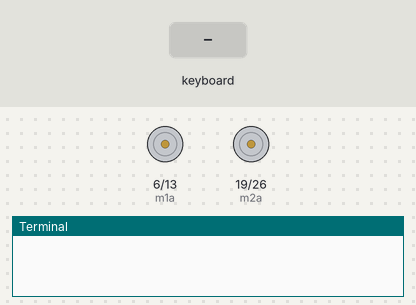
Bench run of a program on a simulated Raspberry Pi (BCM pin numbers). On the bench: motor-driver pin pairs drawn as motors (green arrow = first pin HIGH = forward, orange = second pin HIGH = backward, longer = more drive), the last lines printed to the terminal. Inputs (shaded band) come from the test bench.

Above: at 1.2 s.
1.3 s: key up typed on the keyboard
At 1.45 s:
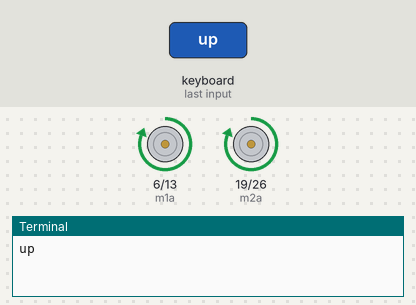
3.1 s: key down typed on the keyboard
At 3.25 s:
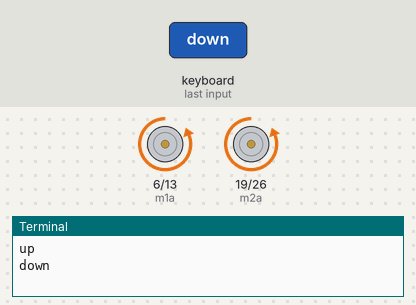
4.9 s: key right typed on the keyboard
At 5.05 s:
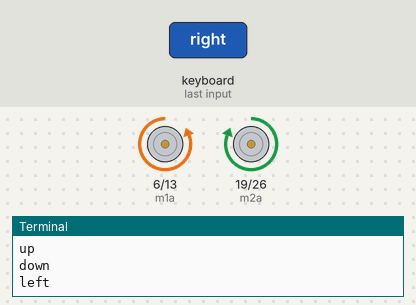
6.7 s: key left typed on the keyboard
At 6.85 s:
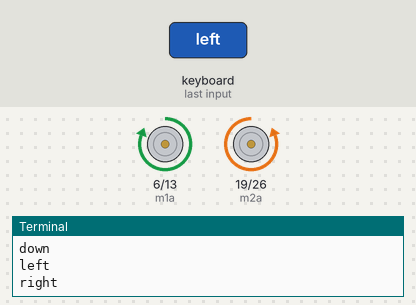
Timing chart, 0 to 9.5 s (numbered marks = the images above; inputs shaded):
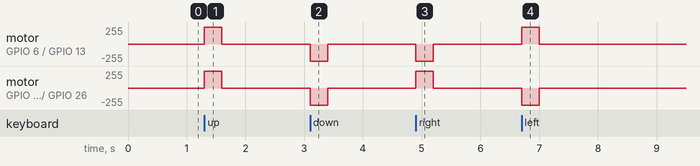

The program:

motor_test1.py
```python
import RPi.GPIO as GPIO
import time
import curses
screen=curses.initscr()
curses.noecho()
curses.cbreak()
curses.halfdelay(3)
screen.keypad(True)

GPIO.setmode(GPIO.BCM)

m1a=6
m1b=13

m2a=19
m2b=26

GPIO.setup(m1a,GPIO.OUT)
GPIO.setup(m1b,GPIO.OUT)

GPIO.setup(m2a,GPIO.OUT)
GPIO.setup(m2b,GPIO.OUT)


try:
	while True:
		char=screen.getch()
		if char== ord('q'):
			break
		elif char == curses.KEY_UP:
			GPIO.output(m1a, True)
			GPIO.output(m1b, False)
			GPIO.output(m2a, True)
			GPIO.output(m2b, False)
			print "up"

		elif char==curses.KEY_DOWN:
			GPIO.output(m1a, False)
			GPIO.output(m1b, True)
			GPIO.output(m2a, False)
			GPIO.output(m2b, True)
			print "down"
		elif char==curses.KEY_RIGHT:
			GPIO.output(m1a, False)
			GPIO.output(m1b, True)
			GPIO.output(m2a, True)
			GPIO.output(m2b, False)
			print "left"
		elif char==curses.KEY_LEFT:
			GPIO.output(m1a, True)
			GPIO.output(m1b, False)
			GPIO.output(m2a, False)
			GPIO.output(m2b, True)
			print "right"
		else:
			GPIO.output(m1a, False)
			GPIO.output(m1b, False)
			GPIO.output(m2a, False)
			GPIO.output(m2b, False)
finally:
	curses.nocbreak()
	screen.keypad(0)
	curses.echo()
	curses.endwin()
	GPIO.cleanup()
```

Measured:
- after the input at 1.3 s, motor on GPIO 6 (m1a) / GPIO 13 (m1b), motor on GPIO 19 (m2a) / GPIO 26 (m2b): stopped → forward 255/255 at once, → stopped 0.30 s later
- after the input at 3.1 s, motor on GPIO 6 (m1a) / GPIO 13 (m1b), motor on GPIO 19 (m2a) / GPIO 26 (m2b): stopped → backward 255/255 at once, → stopped 0.30 s later
- after the input at 4.9 s, motor on GPIO 6 (m1a) / GPIO 13 (m1b): stopped → backward 255/255 at once, → stopped 0.30 s later; motor on GPIO 19 (m2a) / GPIO 26 (m2b): stopped → forward 255/255 at once, → stopped 0.30 s later
- after the input at 6.7 s, motor on GPIO 6 (m1a) / GPIO 13 (m1b): stopped → forward 255/255 at once, → stopped 0.30 s later; motor on GPIO 19 (m2a) / GPIO 26 (m2b): stopped → backward 255/255 at once, → stopped 0.30 s later
